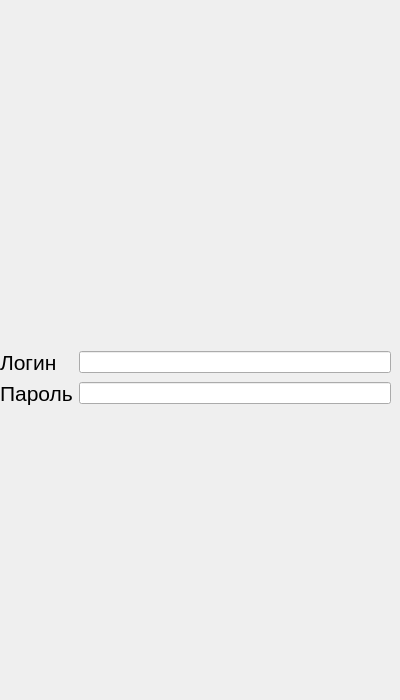
<?xml version="1.0" encoding="UTF-8"?>
<ui version="4.0">
 <class>LoginForm</class>
 <widget class="QWidget" name="LoginForm">
  <property name="geometry">
   <rect>
    <x>0</x>
    <y>0</y>
    <width>400</width>
    <height>700</height>
   </rect>
  </property>
  <property name="windowTitle">
   <string>Form</string>
  </property>
  <widget class="QWidget" name="gridLayoutWidget">
   <property name="geometry">
    <rect>
     <x>0</x>
     <y>350</y>
     <width>391</width>
     <height>58</height>
    </rect>
   </property>
   <layout class="QGridLayout" name="gridLayout">
    <property name="sizeConstraint">
     <enum>QLayout::SetDefaultConstraint</enum>
    </property>
    <item row="0" column="1">
     <widget class="QLineEdit" name="lineEditLogin"/>
    </item>
    <item row="1" column="0">
     <widget class="QLabel" name="label_2">
      <property name="font">
       <font>
        <pointsize>16</pointsize>
       </font>
      </property>
      <property name="text">
       <string>Пароль</string>
      </property>
     </widget>
    </item>
    <item row="1" column="1">
     <widget class="QLineEdit" name="lineEditPassword">
      <property name="echoMode">
       <enum>QLineEdit::Password</enum>
      </property>
     </widget>
    </item>
    <item row="0" column="0">
     <widget class="QLabel" name="label">
      <property name="font">
       <font>
        <pointsize>16</pointsize>
       </font>
      </property>
      <property name="text">
       <string>Логин</string>
      </property>
     </widget>
    </item>
   </layout>
  </widget>
  <widget class="QLabel" name="label_3">
   <property name="geometry">
    <rect>
     <x>50</x>
     <y>10</y>
     <width>300</width>
     <height>300</height>
    </rect>
   </property>
   <property name="text">
    <string/>
   </property>
   <property name="scaledContents">
    <bool>true</bool>
   </property>
  </widget>
 </widget>
 <resources/>
 <connections/>
</ui>
